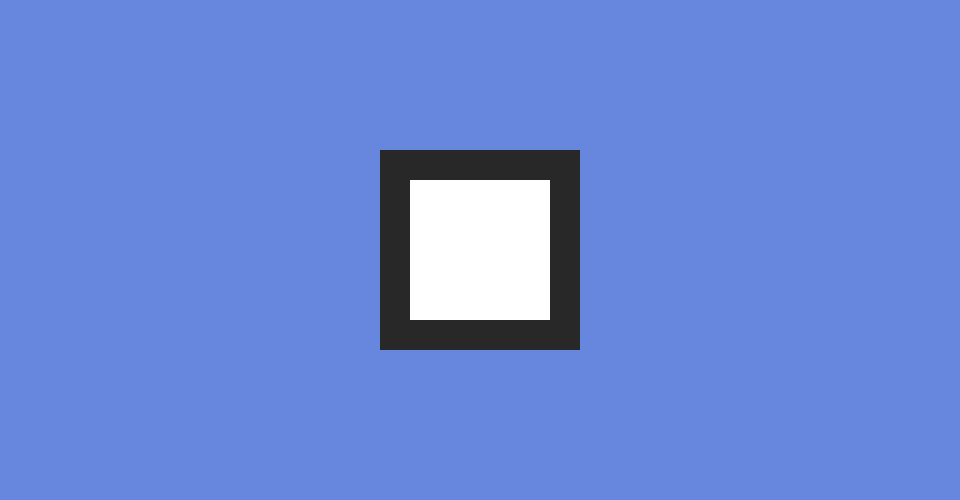
Frame 1 (no input)
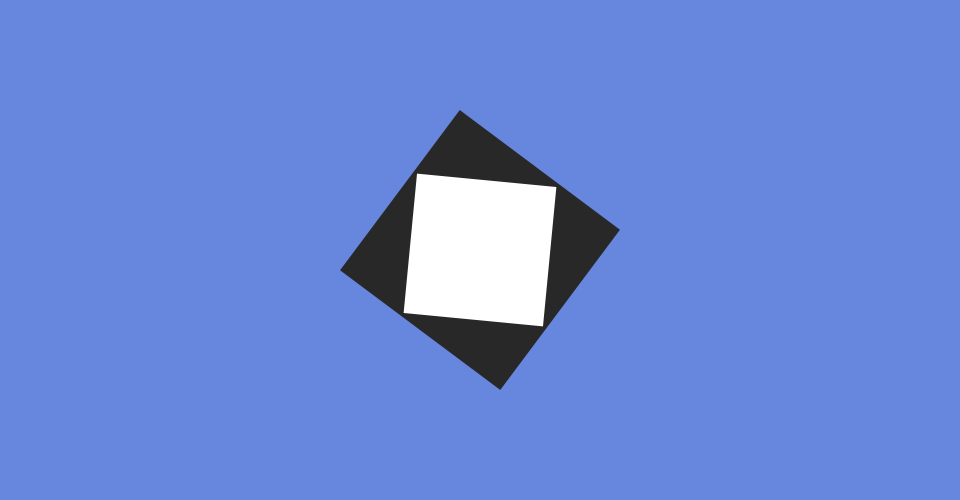
Frame 60 (the mouse pressed at the canvas centre just before this capture)
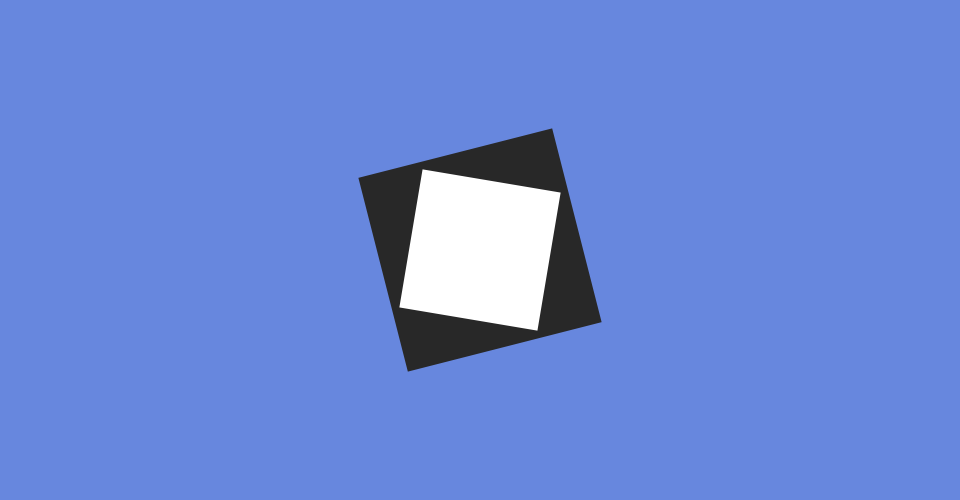
Frame 120 (the mouse held since frame 60 and released just before this capture)

The Processing sketch that drew these frames (run headless with seeded random() and noise(); from frame 60 on, the mouse is pressed at the canvas centre):

// Processing sketch: processing_82260
// ── processing_82260.pde

float r = 0.0;

void setup(){
  size(960,500);
  smooth();
  rectMode(CENTER);
  noStroke();
}

void draw(){
  background(#6787DE);
  
  //TRANSLATE ORIGIN TO CENTER OF SKETCH
  translate(width/2, height/2);
  
  pushMatrix();
  fill(40);
  rotate(r * 0.75);
  rect(0, 0, 200, 200);
  popMatrix();
  
  pushMatrix();
  fill(255);
  rotate(r * -0.5);
  rect(0, 0, 140, 140);
  popMatrix();
  
  //ROTATION CONSTANT
  r += .05;
}
